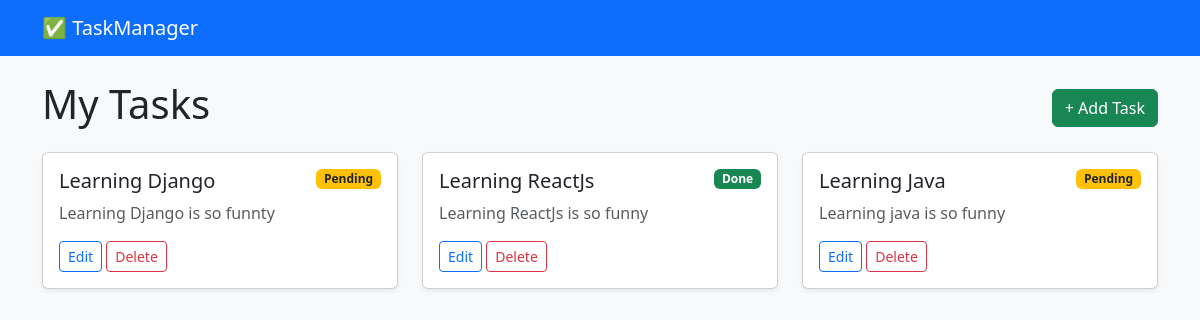
The app's page /, older data.
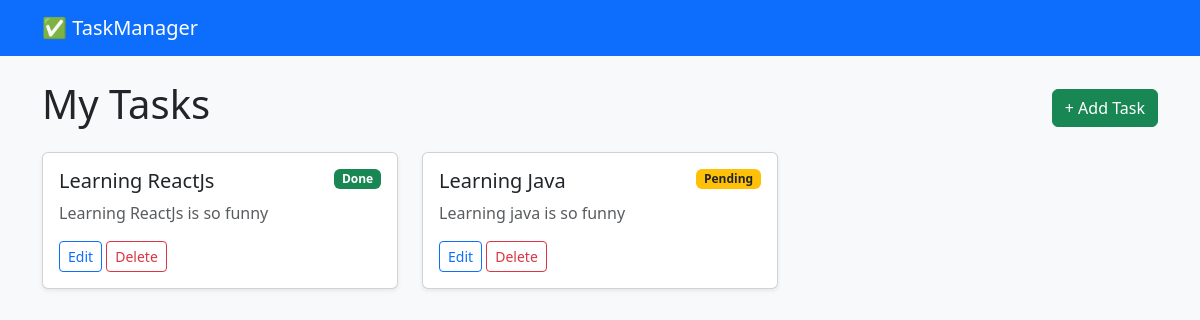
The same page, newer data.
### tasks/models.py (models this page shows, shortened)
class Task(models.Model):
    title = models.CharField(max_length=200)
    description = models.TextField(blank=True, null=True)
    completed = models.BooleanField(default=False)
    created_at = models.DateTimeField(auto_now_add=True)

### tasks/views.py (the view)
# urls.py: path('', task_list, name='task_list'),
def task_list(request):
    tasks = Task.objects.all()
    context = {'tasks': tasks}
    return render(request, 'tasks/task_list.html', context)

### tasks/templates/tasks/task_list.html
{% extends 'tasks/base.html' %}
{% block content %}
    <div class="d-flex justify-content-between align-items-center mb-3">
        <h1>My Tasks</h1>
        <a href="{% url 'create_task' %}" class="btn btn-success">+ Add Task</a>
    </div>
    <div class="row">
        {% for task in tasks %}
            <div class="col-md-6 col-lg-4 mb-3">
                <div class="card shadow-sm h-100">
                    <div class="card-body">
                        <div class="d-flex justify-content-between align-items-start">
                            <h5 class="card-title">{{ task.title }}</h5>
                            {% if task.completed %}
                                <span class="badge bg-success">Done</span>
                            {% else %}
                                <span class="badge bg-warning text-dark">Pending</span>
                            {% endif %}
                        </div>
                        <p class="card-text text-muted">{{ task.description|truncatewords:10 }}</p>
                        <div class="mt-3">
                            <a href="{% url 'update_task' task.id %}" class="btn btn-sm btn-outline-primary">Edit</a>
                            <a href="{% url 'delete_task' task.id %}" class="btn btn-sm btn-outline-danger">Delete</a>
                        </div>
                    </div>
                </div>
            </div>
        {% empty %}
            <div class="alert alert-info">No tasks found. Create one above!</div>
        {% endfor %}
    </div>
{% endblock %}

### tasks/templates/tasks/base.html (shortened to what this page needs)
<!DOCTYPE html>
<html lang="en">
<head>
    <link href="https://cdn.jsdelivr.net/npm/bootstrap@5.3.0/dist/css/bootstrap.min.css" rel="stylesheet">
</head>
<body class="bg-light">
    <nav class="navbar navbar-dark bg-primary mb-4">
        <div class="container">
            <a class="navbar-brand" href="{% url 'task_list' %}">✅ TaskManager</a>
        </div>
    </nav>
    <div class="container">
        {% block content %}
        {% endblock %}
    </div>
</body>
</html>

Row changes from the older to the newer data that the page shows:
removed Task: title "Learning Django", completed "Pending", description "Learning Django is so funnty"
